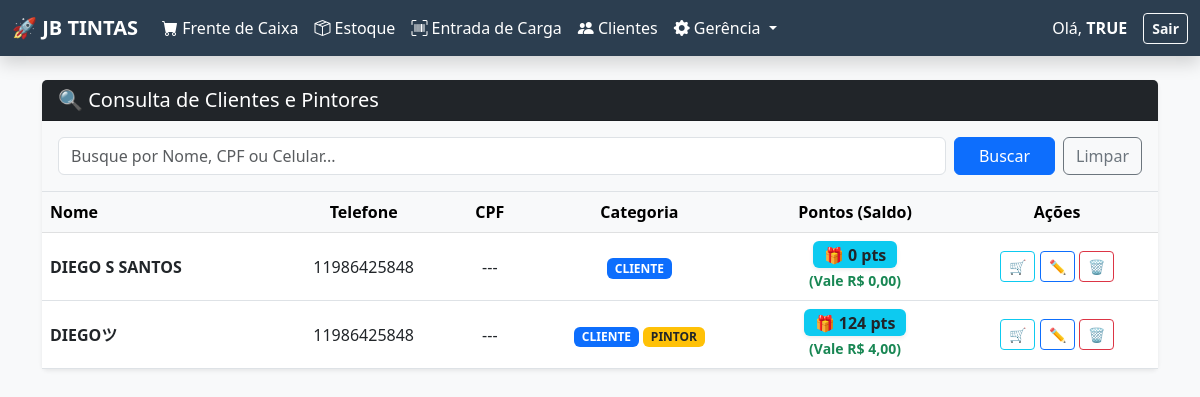
The app's page /clientes/ (signed in) with its own data.
### inventario/models.py (models this page shows, shortened)
class Clientes(models.Model):
    nome = models.CharField(max_length=255)
    cpf = models.CharField(max_length=20, blank=True, null=True)
    telefone = models.CharField(max_length=20, blank=True, null=True)
    tipo = models.CharField(max_length=50, default='CLIENTE')  # CLIENTE, PINTOR, CLIENTE E PINTOR
    endereco = models.TextField(blank=True, null=True)
    pontos = models.IntegerField(default=0)

class ConfiguracaoPontos(models.Model):
    TIPO_CHOICES = [
        ('CLIENTE', 'Cliente Regular'),
        ('PINTOR', 'Pintor / Indicante'),
    ]
    tipo_usuario = models.CharField(max_length=20, choices=TIPO_CHOICES, unique=True)
    pontos_por_real = models.IntegerField(default=1)
    pontos_necessarios_resgate = models.IntegerField(default=30)
    valor_resgate_reais = models.DecimalField(max_digits=10, decimal_places=2, default=1.00)

### inventario/views.py (the view)
# urls.py: path('clientes/', views.tela_consultar_clientes, name='tela_consultar_clientes'),
def tela_consultar_clientes(request):
    if 'usuario_logado' not in request.session:
        return redirect('login')
    query = request.GET.get('q', '')
    clientes = Clientes.objects.all()
    if query:
        clientes = clientes.filter(
            Q(nome__icontains=query) |
            Q(cpf__icontains=query) |
            Q(telefone__icontains=query)
        )
    conf_cliente = ConfiguracaoPontos.objects.filter(tipo_usuario='CLIENTE').first()
    conf_pintor = ConfiguracaoPontos.objects.filter(tipo_usuario='PINTOR').first()
    context = {
        'clientes': clientes,
        'query': query,
        'conf_cliente': conf_cliente,
        'conf_pintor': conf_pintor
    }
    return render(request, 'inventario/consultar_clientes.html', context)

### inventario/templates/inventario/consultar_clientes.html (shortened to what this page needs)
{% extends 'inventario/base.html' %}
{% block content %}
<div class="card shadow-sm border-0">
    <div class="card-header bg-dark text-white d-flex justify-content-between align-items-center">
        <h5 class="mb-0">🔍 Consulta de Clientes e Pintores</h5>
    </div>
    <div class="p-3 bg-light border-bottom">
        <form method="GET" class="d-flex gap-2">
            <input type="text" name="q" class="form-control" placeholder="Busque por Nome, CPF ou Celular..." value="{{ query }}">
            <button type="submit" class="btn btn-primary px-4">Buscar</button>
            <a href="{% url 'tela_consultar_clientes' %}" class="btn btn-outline-secondary">Limpar</a>
        </form>
    </div>
    <div class="table-responsive">
        <table class="table table-hover align-middle text-center mb-0">
            <thead class="table-light">
                <tr>
                    <th class="text-start">Nome</th>
                    <th>Telefone</th>
                    <th>CPF</th>
                    <th>Categoria</th>
                    <th>Pontos (Saldo)</th> <th>Ações</th>
                </tr>
            </thead>
            <tbody>
                {% for c in clientes %}
                <tr>
                    <td class="text-start fw-bold">{{ c.nome }}</td>
                    <td>{{ c.telefone|default:"---" }}</td>
                    <td>{{ c.cpf|default:"---" }}</td>
                    <td>
                        {% if 'CLIENTE' in c.tipo %}<span class="badge bg-primary">CLIENTE</span>{% endif %}
                        {% if 'PINTOR' in c.tipo %}<span class="badge bg-warning text-dark">PINTOR</span>{% endif %}
                    </td>
                    <td>
                        <span class="badge bg-info text-dark fs-6 shadow-sm">
                            🎁 {{ c.pontos }} pts
                        </span><br>
                        <small class="text-success fw-bold">
                            {% if 'PINTOR' in c.tipo and conf_pintor %}
                                (Vale R$ {% widthratio c.pontos conf_pintor.pontos_necessarios_resgate conf_pintor.valor_resgate_reais %},00)
                            {% elif 'CLIENTE' in c.tipo and conf_cliente %}
                                (Vale R$ {% widthratio c.pontos conf_cliente.pontos_necessarios_resgate conf_cliente.valor_resgate_reais %},00)
                            {% else %}
                                (Sem regra ativa)
                            {% endif %}
                        </small>
                    </td>
                    <td>
                        <button class="btn btn-sm btn-outline-info" title="Histórico de Compras" onclick="verHistorico('{{ c.nome }}')">🛒</button>
                        <button class="btn btn-sm btn-outline-primary" title="Editar Cadastro" onclick="abrirModalEditar('{{c.id}}','{{c.nome}}','{{c.telefone}}','{{c.cpf}}','{{c.email}}','{{c.tipo}}')">✏️</button>
                        <button class="btn btn-sm btn-outline-danger" title="Excluir" onclick="confirmarExclusao('{{c.id}}', '{{c.nome}}')">🗑️</button>
                    </td>
                </tr>
                {% empty %}
                <tr><td colspan="6" class="py-5 text-muted">Nenhum cliente encontrado.</td></tr>
                {% endfor %}
            </tbody>
        </table>
    </div>
</div>
{% endblock %}

### inventario/templates/inventario/base.html (style rules this page uses)
body { background-color: #f8f9fa; }

### records on screen
Clientes: nome "DIEGO S SANTOS", telefone "11986425848", cpf "---", tipo "CLIENTE", pontos "0", pontos.valor_resgate_reais "0"
Clientes: nome "DIEGOツ", telefone "11986425848", cpf "---", tipo "CLIENTE", pontos "124", pontos.valor_resgate_reais "4"

### other values on screen
{{ request.session.usuario_logado|upper }} "TRUE"
